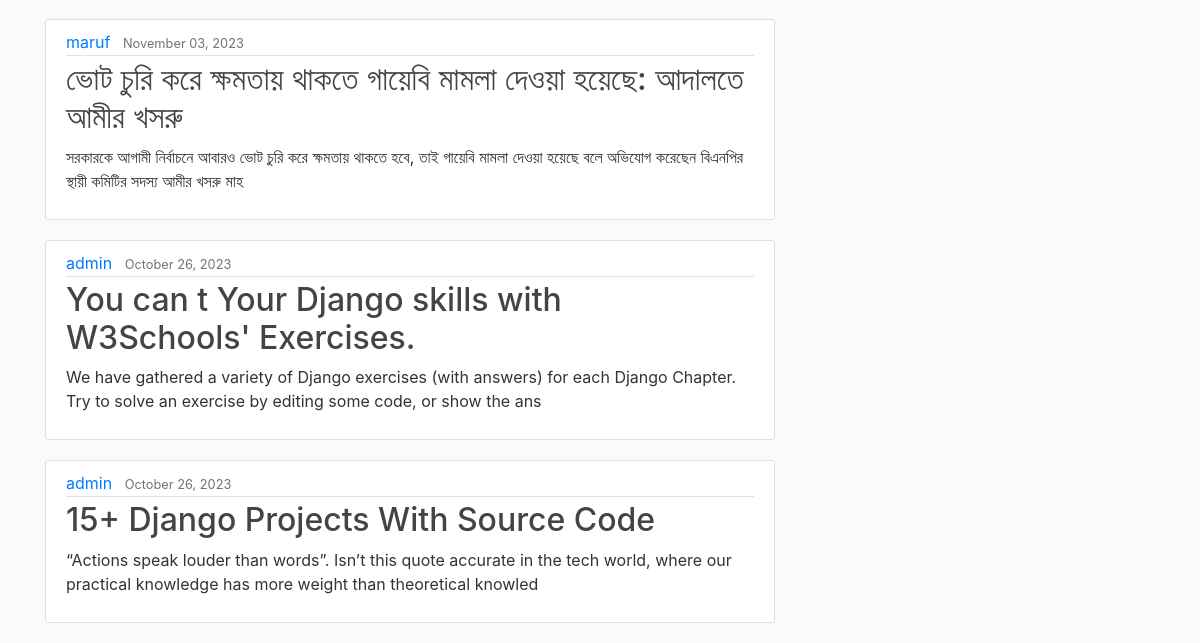
Before: / (lower part) with the older database file.
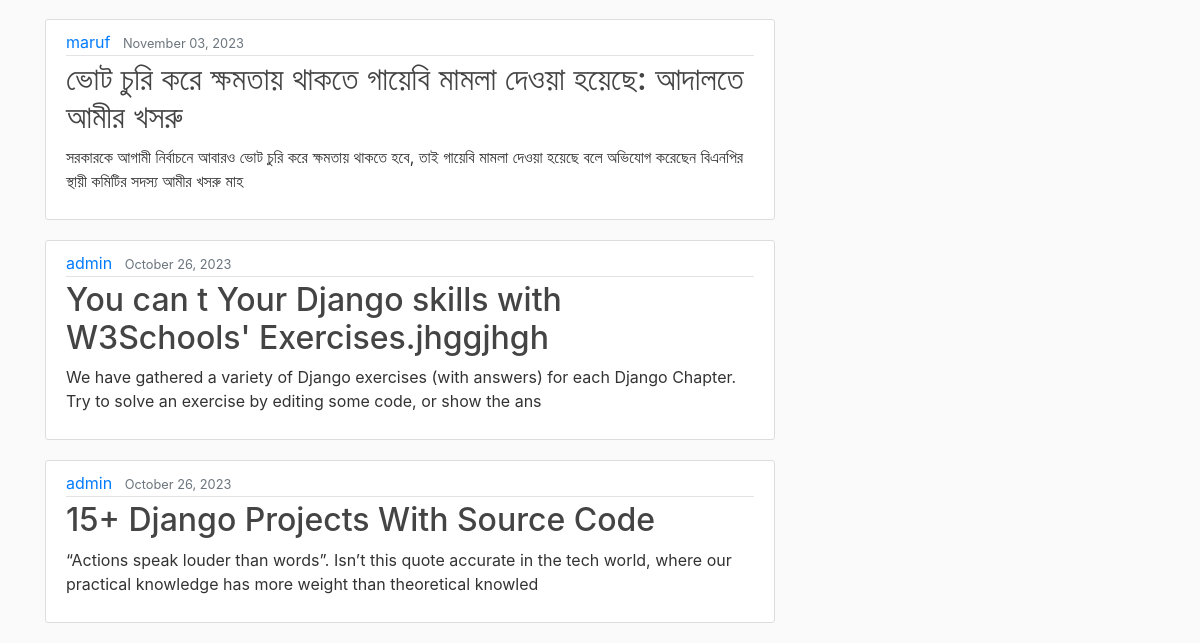
After: the same page with the newer database file.
### blog/models.py (models this page shows, shortened)
class Post(models.Model):
    title = models.CharField(max_length=150)
    content = models.TextField()
    date_posted = models.DateTimeField(default=timezone.now)
    author = models.ForeignKey(User, on_delete=models.CASCADE)

### blog/views.py (the view)
# urls.py: path('', PostListView.as_view(), name="blog-home"),
class PostListView(ListView):
    model = Post
    template_name = 'blog/home.html'
    context_object_name = 'posts'
    ordering = ['-date_posted']

### blog/templates/blog/home.html
{% extends "blog/base.html" %}
{% block content %}
{% for post in posts %}
<article class="media content-section">
  <div class="media-body">
    <div class="article-metadata">
      <a class="mr-2" href="#">{{ post.author }}</a>
      <small class="text-muted">{{ post.date_posted| date:"F d, Y" }}</small>
    </div>
    <h2><a class="article-title" href="{% url 'post-detail' post.id %}">{{ post.title }}</a></h2>
    <p class="article-content">{{ post.content|slice:":150" }}</p>
  </div>
</article>
{% endfor %}
{% endblock %}

Changed rows visible on the page:
changed Post: title "You can t Your Django skills with W3Schools' Exercises." → "You can t Your Django skills with W3Schools' Exercises.jhggjhgh"
